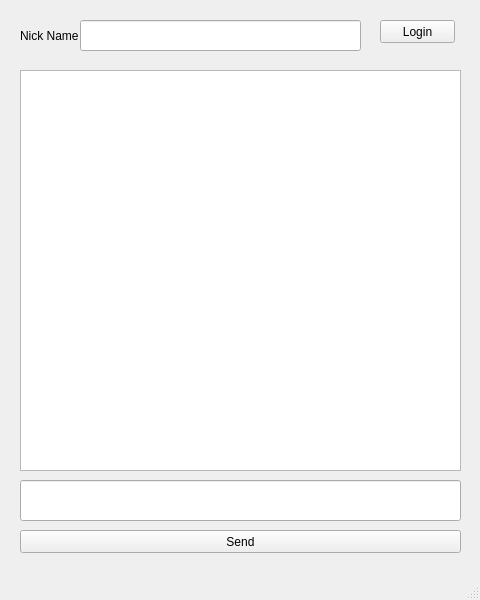
<?xml version="1.0" encoding="UTF-8"?>
<ui version="4.0">
 <class>MainWindow</class>
 <widget class="QMainWindow" name="MainWindow">
  <property name="geometry">
   <rect>
    <x>0</x>
    <y>0</y>
    <width>480</width>
    <height>600</height>
   </rect>
  </property>
  <property name="windowTitle">
   <string>MainWindow</string>
  </property>
  <widget class="QWidget" name="centralwidget">
   <widget class="QLabel" name="label">
    <property name="geometry">
     <rect>
      <x>20</x>
      <y>20</y>
      <width>61</width>
      <height>31</height>
     </rect>
    </property>
    <property name="text">
     <string>Nick Name</string>
    </property>
   </widget>
   <widget class="QLineEdit" name="nickname">
    <property name="geometry">
     <rect>
      <x>80</x>
      <y>20</y>
      <width>281</width>
      <height>31</height>
     </rect>
    </property>
   </widget>
   <widget class="QPushButton" name="login">
    <property name="geometry">
     <rect>
      <x>380</x>
      <y>20</y>
      <width>75</width>
      <height>23</height>
     </rect>
    </property>
    <property name="text">
     <string>Login</string>
    </property>
   </widget>
   <widget class="QTextBrowser" name="brower">
    <property name="geometry">
     <rect>
      <x>20</x>
      <y>70</y>
      <width>441</width>
      <height>401</height>
     </rect>
    </property>
   </widget>
   <widget class="QPushButton" name="send">
    <property name="geometry">
     <rect>
      <x>20</x>
      <y>530</y>
      <width>441</width>
      <height>23</height>
     </rect>
    </property>
    <property name="text">
     <string>Send</string>
    </property>
   </widget>
   <widget class="QLineEdit" name="message">
    <property name="geometry">
     <rect>
      <x>20</x>
      <y>480</y>
      <width>441</width>
      <height>41</height>
     </rect>
    </property>
   </widget>
  </widget>
  <widget class="QMenuBar" name="menubar">
   <property name="geometry">
    <rect>
     <x>0</x>
     <y>0</y>
     <width>480</width>
     <height>22</height>
    </rect>
   </property>
  </widget>
  <widget class="QStatusBar" name="statusbar"/>
 </widget>
 <resources/>
 <connections/>
</ui>
